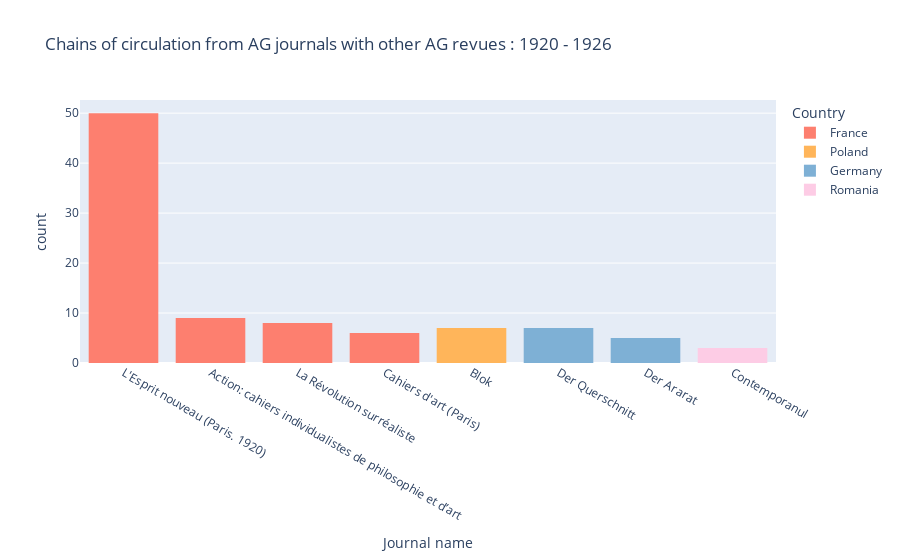

Here is the notebook cell this chart was saved with:
### Code cell
fig = px.histogram(i_ag1926_top, x='issueLabel', color="Country",
            title="Chains of circulation from AG journals with other AG revues : 1920 - 1926", 
            labels={
                     "journal_count": "Number of primitive images",
                     "issueLabel": "Journal name"},
                  color_discrete_map= {
                    "France": "#fd7f6f",
                    "Germany": "#7eb0d5",
                    "Czech Republic": "#b2e061",
                    "Netherlands": "#bd7ebe",
                    "Poland": "#ffb55a",
                    "Denmark" : "#ffee65",
                    "United states of America": "#beb9db",
                    "Romania":"#fdcce5",
                   "Spain": "#8bd3c7"})
fig.update_traces(textfont_size=12, textangle=0, textposition="outside", cliponaxis=False)
fig.write_image("viz/internal/internal_1920_1926.png", scale=7) 
fig.show()
fig.write_html('viz/internal/internal_1920_1926.html', auto_open=False)

### Figure 1 — Plotly figure (JSON) as saved in the notebook; plotly's stock layout.template omitted (floating-point values rounded to 4 significant figures)
{"data": [{"alignmentgroup": "True", "bingroup": "x", "cliponaxis": false, "hovertemplate": "Country=France<br>Journal name=%{x}<br>count=%{y}<extra></extra>", "legendgroup": "France", "marker": {"color": "#fd7f6f", "pattern": {"shape": ""}}, "name": "France", "offsetgroup": "France", "orientation": "v", "showlegend": true, "textangle": 0, "textfont": {"size": 12}, "textposition": "outside", "type": "histogram", "x": ["L'Esprit nouveau (Paris. 1920)", "L'Esprit nouveau (Paris. 1920)", "L'Esprit nouveau (Paris. 1920)", "L'Esprit nouveau (Paris. 1920)", "L'Esprit nouveau (Paris. 1920)", "L'Esprit nouveau (Paris. 1920)", "L'Esprit nouveau (Paris. 1920)", "L'Esprit nouveau (Paris. 1920)", "L'Esprit nouveau (Paris. 1920)", "L'Esprit nouveau (Paris. 1920)", "L'Esprit nouveau (Paris. 1920)", "L'Esprit nouveau (Paris. 1920)", "L'Esprit nouveau (Paris. 1920)", "L'Esprit nouveau (Paris. 1920)", "L'Esprit nouveau (Paris. 1920)", "L'Esprit nouveau (Paris. 1920)", "L'Esprit nouveau (Paris. 1920)", "L'Esprit nouveau (Paris. 1920)", "L'Esprit nouveau (Paris. 1920)", "L'Esprit nouveau (Paris. 1920)", "L'Esprit nouveau (Paris. 1920)", "L'Esprit nouveau (Paris. 1920)", "L'Esprit nouveau (Paris. 1920)", "L'Esprit nouveau (Paris. 1920)", "L'Esprit nouveau (Paris. 1920)", "L'Esprit nouveau (Paris. 1920)", "L'Esprit nouveau (Paris. 1920)", "L'Esprit nouveau (Paris. 1920)", "L'Esprit nouveau (Paris. 1920)", "L'Esprit nouveau (Paris. 1920)", "L'Esprit nouveau (Paris. 1920)", "L'Esprit nouveau (Paris. 1920)", "L'Esprit nouveau (Paris. 1920)", "L'Esprit nouveau (Paris. 1920)", "L'Esprit nouveau (Paris. 1920)", "L'Esprit nouveau (Paris. 1920)", "L'Esprit nouveau (Paris. 1920)", "L'Esprit nouveau (Paris. 1920)", "L'Esprit nouveau (Paris. 1920)", "L'Esprit nouveau (Paris. 1920)", "L'Esprit nouveau (Paris. 1920)", "L'Esprit nouveau (Paris. 1920)", "L'Esprit nouveau (Paris. 1920)", "L'Esprit nouveau (Paris. 1920)", "L'Esprit nouveau (Paris. 1920)", "L'Esprit nouveau (Paris. 1920)", "L'Esprit nouveau (Paris. 1920)", "L'Esprit nouveau (Paris. 1920)", "L'Esprit nouveau (Paris. 1920)", "L'Esprit nouveau (Paris. 1920)", "Action: cahiers individualistes de philosophie et d’art", "Action: cahiers individualistes de philosophie et d’art", "Action: cahiers individualistes de philosophie et d’art", "Action: cahiers individualistes de philosophie et d’art", "Action: cahiers individualistes de philosophie et d’art", "Action: cahiers individualistes de philosophie et d’art", "Action: cahiers individualistes de philosophie et d’art", "Action: cahiers individualistes de philosophie et d’art", "Action: cahiers individualistes de philosophie et d’art", "La Révolution surréaliste", "La Révolution surréaliste", "La Révolution surréaliste", "La Révolution surréaliste", "La Révolution surréaliste", "La Révolution surréaliste", "La Révolution surréaliste", "La Révolution surréaliste", "Cahiers d'art (Paris)", "Cahiers d'art (Paris)", "Cahiers d'art (Paris)", "Cahiers d'art (Paris)", "Cahiers d'art (Paris)", "Cahiers d'art (Paris)"], "xaxis": "x", "yaxis": "y"}, {"alignmentgroup": "True", "bingroup": "x", "cliponaxis": false, "hovertemplate": "Country=Poland<br>Journal name=%{x}<br>count=%{y}<extra></extra>", "legendgroup": "Poland", "marker": {"color": "#ffb55a", "pattern": {"shape": ""}}, "name": "Poland", "offsetgroup": "Poland", "orientation": "v", "showlegend": true, "textangle": 0, "textfont": {"size": 12}, "textposition": "outside", "type": "histogram", "x": ["Blok", "Blok", "Blok", "Blok", "Blok", "Blok", "Blok"], "xaxis": "x", "yaxis": "y"}, {"alignmentgroup": "True", "bingroup": "x", "cliponaxis": false, "hovertemplate": "Country=Germany<br>Journal name=%{x}<br>count=%{y}<extra></extra>", "legendgroup": "Germany", "marker": {"color": "#7eb0d5", "pattern": {"shape": ""}}, "name": "Germany", "offsetgroup": "Germany", "orientation": "v", "showlegend": true, "textangle": 0, "textfont": {"size": 12}, "textposition": "outside", "type": "histogram", "x": ["Der Querschnitt", "Der Querschnitt", "Der Querschnitt", "Der Querschnitt", "Der Querschnitt", "Der Querschnitt", "Der Querschnitt", "Der Ararat", "Der Ararat", "Der Ararat", "Der Ararat", "Der Ararat"], "xaxis": "x", "yaxis": "y"}, {"alignmentgroup": "True", "bingroup": "x", "cliponaxis": false, "hovertemplate": "Country=Romania<br>Journal name=%{x}<br>count=%{y}<extra></extra>", "legendgroup": "Romania", "marker": {"color": "#fdcce5", "pattern": {"shape": ""}}, "name": "Romania", "offsetgroup": "Romania", "orientation": "v", "showlegend": true, "textangle": 0, "textfont": {"size": 12}, "textposition": "outside", "type": "histogram", "x": ["Contemporanul", "Contemporanul", "Contemporanul"], "xaxis": "x", "yaxis": "y"}], "layout": {"autosize": true, "barmode": "relative", "legend": {"title": {"text": "Country"}, "tracegroupgap": 0}, "title": {"text": "Chains of circulation from AG journals with other AG revues : 1920 - 1926"}, "xaxis": {"anchor": "y", "autorange": true, "domain": [0, 1], "range": [-0.5, 7.5], "title": {"text": "Journal name"}, "type": "category"}, "yaxis": {"anchor": "x", "autorange": true, "domain": [0, 1], "range": [0, 52.63], "title": {"text": "count"}}}}
